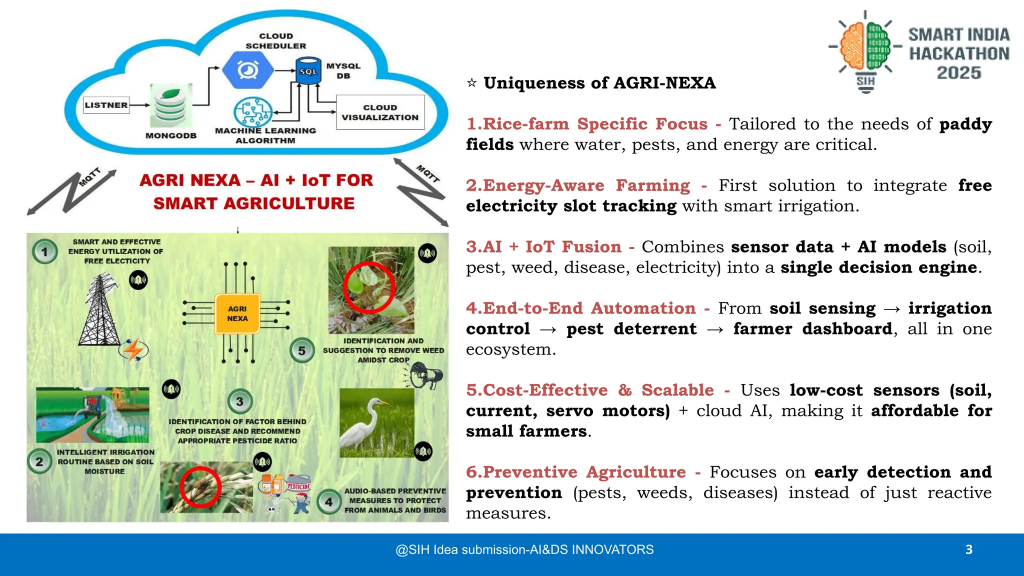
#> input picture ppt_build/ref/win1_3.jpg, 2048 x 1152 px, given in place of ., which was not available (shown at 1/2 size)
$ python -i embed.py   (imports and definitions only)
#> lines starting #> are read from the running program, lines starting #| are printed output that depends on the picture; pictures that were not available may be replaced by others from this repository, and a replacement may not be noted
"""Turning images into vectors, offline, with a cache.

The encoder weights are **bundled in the repository** (PS clause 2.2.6): the
audit never downloads anything. If the bundled file is missing, we fall back
to a handcrafted descriptor rather than reaching for the network — the numbers
are weaker and the report says so, but the air-gap rule is never broken.

Embeddings are cached on disk keyed by the image's content hash, so re-running
an audit over the same intake is fast and a changed image is never served from
a stale entry.
"""

from __future__ import annotations

from dataclasses import dataclass
from pathlib import Path
from typing import Iterable, Sequence

import numpy as np
from PIL import Image

from cvassure.core.hashing import file_digest

ASSETS = Path(__file__).resolve().parents[1] / "assets"
BUNDLED_ENCODER = ASSETS / "encoder_resnet18.pt"
INPUT_SIZE = 224

# ImageNet statistics, baked in so nothing has to be looked up at runtime.
_MEAN = np.array([0.485, 0.456, 0.406], dtype=np.float32).reshape(3, 1, 1)
_STD = np.array([0.229, 0.224, 0.225], dtype=np.float32).reshape(3, 1, 1)


@dataclass(frozen=True, slots=True)
class EncoderInfo:
    name: str
    dim: int
    bundled: bool
    note: str


# --------------------------------------------------------------------------
# Encoders
# --------------------------------------------------------------------------


class HandcraftedEncoder:
    """A descriptor built from colour, gradient and frequency statistics.

    No learned weights at all, which makes it the one encoder that is
    guaranteed to be available. Weaker than a neural encoder on semantics, but
    genuinely strong on the artefacts this system cares about most: pasted
    patches, re-encoded duplicates and foreign textures.
    """

    name = "handcrafted"
    #: 48 colour histogram + 3 mean + 3 std + 16 gradient + 64 thumbnail + 16 bands
    dim = 150

    # [9 lines left out: function info, not called in this run]

    def encode(self, paths: Sequence[str]) -> np.ndarray:
        return np.stack([self._one(p) for p in paths]) if paths else np.zeros((0, self.dim))

    def _one(self, path: str) -> np.ndarray:
#> called with path = '.'
        with Image.open(path) as im:
#> im is the input picture: PIL image 2048x1152 RGB; mean R, G, B 203.9, 216.7, 212
            img = im.convert("RGB").resize((64, 64), Image.BILINEAR)
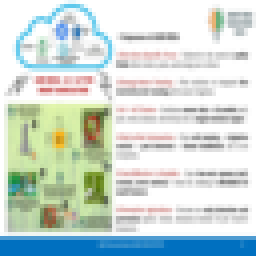
#> img: PIL image 64x64 RGB (shown 4 times larger); mean R, G, B 203.9, 216.7, 212
        a = np.asarray(img, dtype=np.float64) / 255.0

        feats: list[np.ndarray] = []
        # colour histograms, 16 bins per channel
        for c in range(3):
            h, _ = np.histogram(a[..., c], bins=16, range=(0, 1), density=True)
            feats.append(h)
#> after the loop, feats = 3 items
        # per-channel moments
        feats.append(np.array([a[..., c].mean() for c in range(3)]))
        feats.append(np.array([a[..., c].std() for c in range(3)]))

        grey = a.mean(axis=2)
        gy, gx = np.gradient(grey)
        mag = np.hypot(gx, gy)
        ang = np.arctan2(gy, gx)
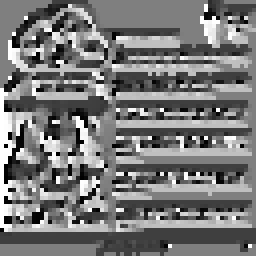
#> ang: shape (64, 64) float64 (shown 4 times larger); min -3.14, max 3.14, mean -0.16; drawn with min black and max white
        # gradient orientation histogram, magnitude weighted
        hog, _ = np.histogram(ang, bins=16, range=(-np.pi, np.pi), weights=mag)
#> hog = [15.43, 11.24, 7.35, 33.15, 66.29, 9.85, 8.35, 18.51, 15.37, 8.06, 8.73, 26.26, 37.57, 8.8, 7.1, 19.19]
        feats.append(hog / (hog.sum() + 1e-9))
        # coarse spatial layout: 8x8 thumbnail of luminance
        feats.append(
            np.asarray(Image.fromarray((grey * 255).astype(np.uint8)).resize((8, 8)))
            .ravel()
            .astype(np.float64)
            / 255.0
        )
        # frequency energy in 16 radial bands
        spectrum = np.abs(np.fft.fftshift(np.fft.fft2(grey)))
        yy, xx = np.mgrid[0:64, 0:64]
        r = np.hypot(yy - 32, xx - 32)
        bands = np.array(
            [np.log1p(spectrum[(r >= lo) & (r < lo + 2)].mean()) for lo in range(0, 32, 2)]
        )
#> bands = [6.18, 3.62, 3.24, 3.01, 2.78, 2.44, 2.16, 1.95, 1.83, 1.88, 1.79, 1.6, 1.41, 1.31, 1.45, 1.14]
        feats.append(bands / (np.linalg.norm(bands) + 1e-9))

        v = np.concatenate(feats).astype(np.float64)
#> v = 150 values, max 6.83 at index 31, min 0 at index 16, mean 0.724
        return v / (np.linalg.norm(v) + 1e-9)


class BundledTorchEncoder:
    """The bundled TorchScript image encoder. No download, ever."""

    name = "resnet18-imagenet (bundled)"
    dim = 512

    # [47 lines left out: functions __init__, info, encode, _prep, load_encoder, not called in this run]


# --------------------------------------------------------------------------
# Cache
# --------------------------------------------------------------------------


class EmbeddingStore:
    """Embeddings keyed by image content hash, so a changed file is never
    served from a stale entry."""

    # [9 lines left out: function __init__, not called in this run]

    def info(self) -> EncoderInfo:
        return self.encoder.info()

    def _cache_paths(self, digest: str) -> Path:
        return self.cache_dir / f"{digest}.npy" if self.cache_dir else None  # type: ignore

    # [105 lines left out: functions embed, embed_samples, cosine_matrix, knn, robust_z, squash and 1 more, not called in this run]

>>> result = HandcraftedEncoder().encode('../../ppt_build/ref/win1_3.jpg')
#> call 3 of _one, with path = '/'
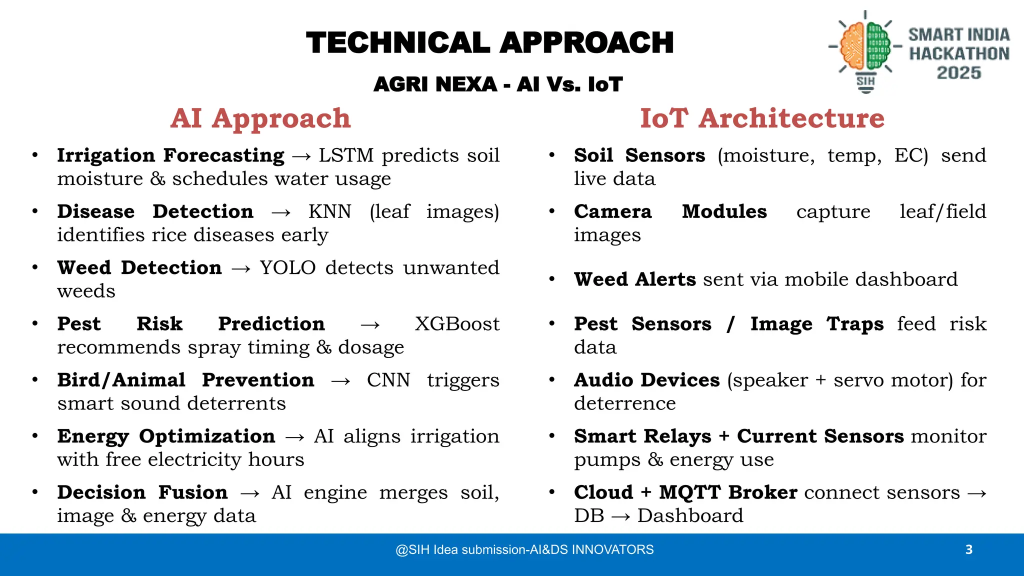
#> input picture ppt_build/ref/win1_4.jpg, 2048 x 1152 px, given in place of , which was not available (shown at 1/2 size)
#> in _one, im is the input picture: PIL image 2048x1152 RGB; mean R, G, B 217.6, 225.1, 230.7
#> in _one (call 3), `img = im.convert("RGB").resize((64, 64), Image.BILINEAR)`:
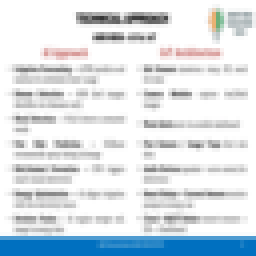
#> img: PIL image 64x64 RGB (shown 4 times larger); mean R, G, B 217.6, 225.1, 230.7
#> in _one (call 3), `gy, gx = np.gradient(grey)`:
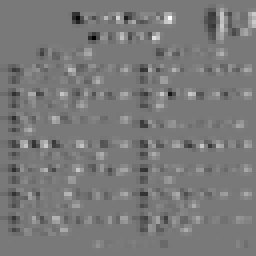
#> gx: shape (64, 64) float64 (shown 4 times larger); min -0.325, max 0.355, mean -6.38e-07; drawn with min black and max white
#> in _one (call 3), `mag = np.hypot(gx, gy)`:
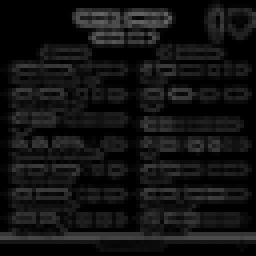
#> mag: shape (64, 64) float64 (shown 4 times larger); min 0, max 0.394, mean 0.0729
#> in _one (call 3), `ang = np.arctan2(gy, gx)`:
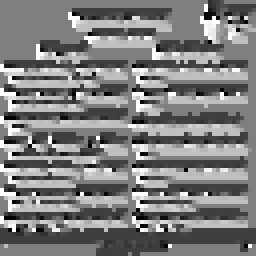
#> ang: shape (64, 64) float64 (shown 4 times larger); min -3.13, max 3.14, mean -0.03; drawn with min black and max white
#> in _one (call 3), `hog, _ = np.histogram(ang, bins=16, range=(-np.pi, np.pi), weights=mag)`: hog = [7.01, 3.6, 6.41, 36.45, 92.33, 6.56, 5.31, 6.92, 10.14, 4.07, 7.88, 35.48, 50.5, 8.42, 5.84, 11.6]
#> in _one (call 3), `bands = np.array( [np.log1p(spectrum[(r >= lo) & (r < lo + 2)].mean())..`: bands = [6.12, 3.7, 2.97, 2.68, 2.49, 2.6, 2.17, 2.03, 1.75, 1.75, 1.87, 1.55, 1.27, 1.17, 1.13, 1.16]
#> in _one (call 3), `v = np.concatenate(feats).astype(np.float64)`: v = 150 values, max 9.44 at index 15, min 0 at index 16, mean 0.747
#> (the run stopped early here; a loop or call above may not have finished)
